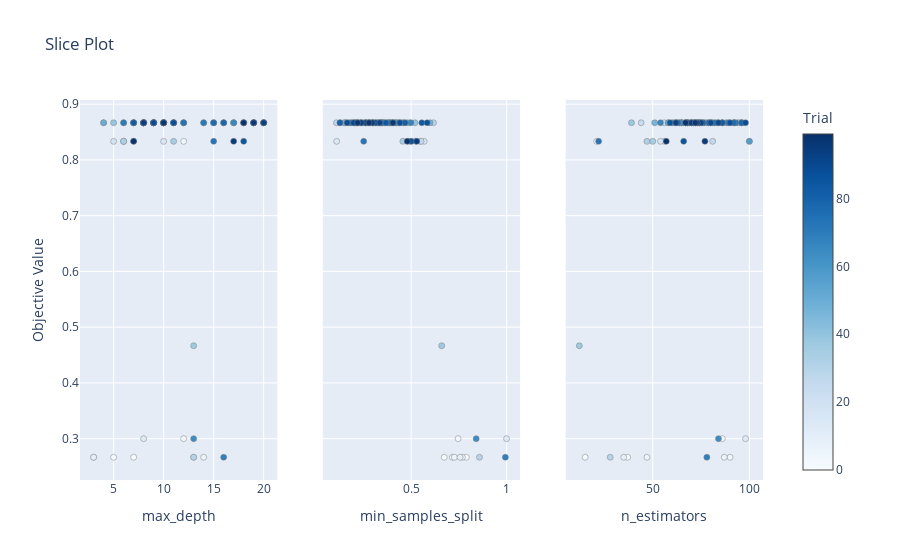

Source (notebook cell):
### Code cell
optuna.visualization.plot_slice(study_tpe)
